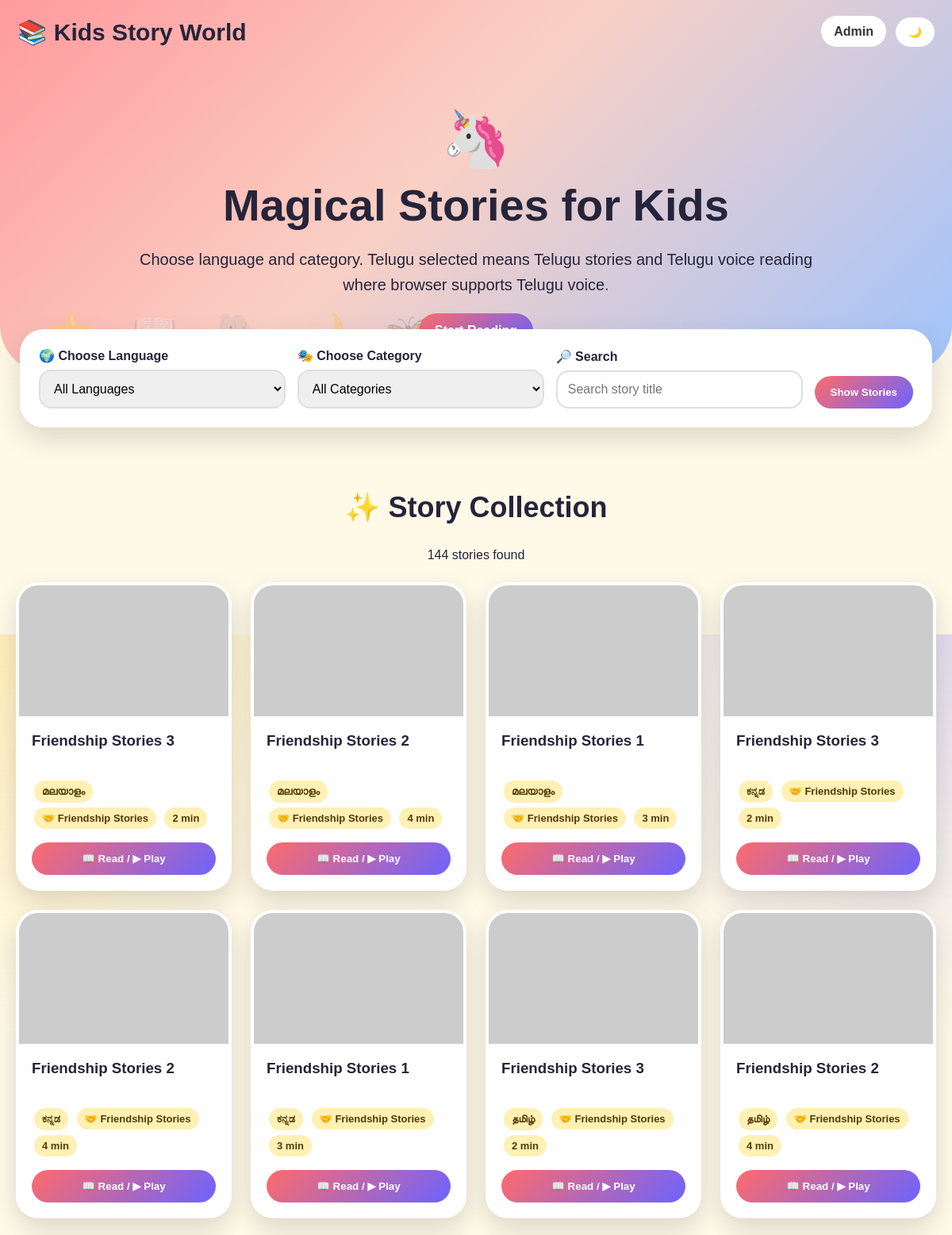
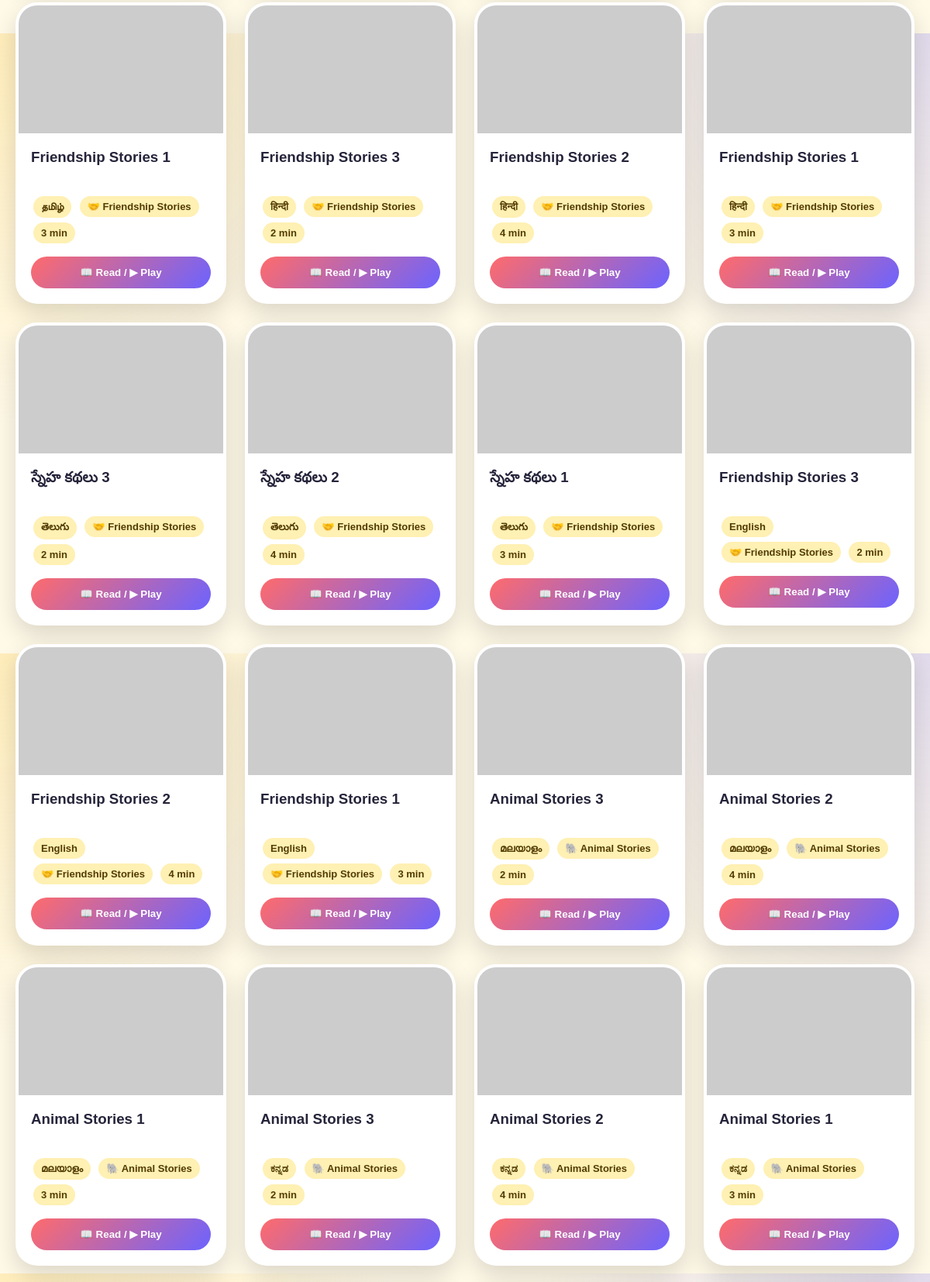
The page / (upper part) on the database its author committed (2 pictures, top to bottom).
### tables this page shows
CREATE TABLE stories (
  id INT AUTO_INCREMENT PRIMARY KEY,
  title VARCHAR(255) NOT NULL,
  language_code VARCHAR(10) NOT NULL,
  category_slug VARCHAR(50) NOT NULL,
  story_text TEXT NOT NULL,
  age_group VARCHAR(20) DEFAULT '4-10',
  reading_time VARCHAR(20) DEFAULT '3 min',
  image_url VARCHAR(500),
  created_at TIMESTAMP DEFAULT CURRENT_TIMESTAMP,
  FOREIGN KEY (language_code) REFERENCES languages(code),
  FOREIGN KEY (category_slug) REFERENCES categories(slug)
);

CREATE TABLE languages (
  id INT AUTO_INCREMENT PRIMARY KEY,
  code VARCHAR(10) NOT NULL UNIQUE,
  name VARCHAR(100) NOT NULL,
  voice_code VARCHAR(20) NOT NULL
);

CREATE TABLE categories (
  id INT AUTO_INCREMENT PRIMARY KEY,
  slug VARCHAR(50) NOT NULL UNIQUE,
  name VARCHAR(100) NOT NULL,
  telugu_name VARCHAR(100) NOT NULL,
  icon VARCHAR(20) NOT NULL
);

### index.php (the view, shortened to what this page needs)
<?php
require_once "config.php";
$search = $_GET['search'] ?? '';
$sql = "SELECT s.*, l.name AS language_name, l.voice_code, c.name AS category_name, c.telugu_name, c.icon
        FROM stories s
        JOIN languages l ON s.language_code = l.code
        JOIN categories c ON s.category_slug = c.slug
        WHERE 1=1";
$params = [];
$sql .= " ORDER BY s.id DESC";
$stmt = $pdo->prepare($sql);
$stmt->execute($params);
$stories = $stmt->fetchAll(PDO::FETCH_ASSOC);
?>
<!DOCTYPE html>
<html lang="en">
<head>
  <link rel="stylesheet" href="style.css">
</head>
<body>
<header class="hero">
  <nav>
    <h1>📚 Kids Story World</h1>
    <div>
      <a href="admin.php" class="admin-link">Admin</a>
      <button onclick="toggleTheme()">🌙</button>
    </div>
  </nav>
  <div class="hero-content">
    <div class="floating">🦄</div>
    <h2>Magical Stories for Kids</h2>
    <p>Choose language and category. Telugu selected means Telugu stories and Telugu voice reading where browser supports Telugu voice.</p>
    <a href="#stories" class="start-btn">Start Reading</a>
  </div>
</header>
<section class="filters">
  <form method="GET">
    <div>
      <label>🌍 Choose Language</label>
      <select name="lang">
        <option value="all">All Languages</option>
      </select>
    </div>
    <div>
      <label>🎭 Choose Category</label>
      <select name="cat">
        <option value="all">All Categories</option>
      </select>
    </div>
    <div>
      <label>🔎 Search</label>
      <input type="text" name="search" value="<?= htmlspecialchars($search) ?>" placeholder="Search story title">
    </div>
    <button class="filter-btn" type="submit">Show Stories</button>
  </form>
</section>
<main id="stories">
  <h2 class="section-title">✨ Story Collection</h2>
  <p class="count"><?= count($stories) ?> stories found</p>
  <div class="story-grid">
    <?php foreach($stories as $story): ?>
      <div class="card">
        <img src="<?= htmlspecialchars($story['image_url']) ?>" alt="Story">
        <div class="card-body">
          <h3><?= htmlspecialchars($story['title']) ?></h3>
          <span class="badge"><?= htmlspecialchars($story['language_name']) ?></span>
          <span class="badge"><?= htmlspecialchars($story['icon'] . " " . $story['category_name']) ?></span>
          <span class="badge"><?= htmlspecialchars($story['reading_time']) ?></span>
          <button class="read-btn"
            onclick='openStory(<?= json_encode($story, JSON_UNESCAPED_UNICODE | JSON_HEX_APOS | JSON_HEX_QUOT) ?>)'>
            📖 Read / ▶ Play
          </button>
        </div>
      </div>
    <?php endforeach; ?>
  </div>
</main>
</body>
</html>

### style.css (style rules this page uses)
:root { --bg: #fff9e8; --card: #ffffff; --text: #25243a; --primary: #ff6b6b; --secondary: #6c63ff; --third: #00c2a8; --shadow: rgba(0,0,0,0.14); }
* { box-sizing: border-box; }
body { margin: 0; font-family: Arial, sans-serif; background: radial-gradient(circle at top left, rgba(255,214,102,.35), transparent 35%), radial-gradient(circle at top right, rgba(108,99,255,.20), transparent 35%), var(--bg); color: var(--text); }
.hero { min-height: 470px; padding: 22px; background: linear-gradient(135deg, #ff9a9e, #fad0c4 45%, #a1c4fd); border-bottom-left-radius: 60px; border-bottom-right-radius: 60px; position: relative; overflow: hidden; }
.hero::after { content: "⭐ 📖 🐘 🌙 🦋 ✨"; position: absolute; bottom: 25px; left: 5%; font-size: 46px; opacity: .28; letter-spacing: 18px; }
nav { display: flex; justify-content: space-between; align-items: center; position: relative; z-index: 2; }
nav h1 { margin: 0; font-size: 30px; }
nav button, .admin-link { border: none; background: white; color: #333; padding: 11px 16px; border-radius: 30px; font-weight: bold; text-decoration: none; margin-left: 8px; cursor: pointer; }
.hero-content { text-align: center; max-width: 850px; margin: 75px auto 0; position: relative; z-index: 2; }
.floating { font-size: 70px; animation: float 2s infinite alternate; }
.hero-content h2 { font-size: 56px; margin: 10px 0; }
.hero-content p { font-size: 20px; line-height: 1.6; }
.start-btn, .filter-btn, .read-btn, .player button { border: none; background: linear-gradient(135deg, var(--primary), var(--secondary)); color: white; padding: 13px 20px; border-radius: 30px; font-weight: bold; cursor: pointer; text-decoration: none; display: inline-block; }
.filters { max-width: 1150px; margin: -55px auto 30px; background: var(--card); border-radius: 30px; padding: 24px; box-shadow: 0 14px 35px var(--shadow); position: relative; z-index: 5; }
.filters form { display: grid; grid-template-columns: 1fr 1fr 1fr auto; gap: 15px; align-items: end; }
label { display: block; margin-bottom: 8px; font-weight: bold; }
select, input, textarea { width: 100%; border: 2px solid #dedede; border-radius: 16px; padding: 13px; font-size: 16px; outline: none; }
main { max-width: 1230px; margin: auto; padding: 20px; }
.section-title, .count { text-align: center; }
.section-title { font-size: 36px; }
.story-grid { display: grid; grid-template-columns: repeat(4, 1fr); gap: 24px; margin-top: 25px; }
.card { background: var(--card); border-radius: 28px; overflow: hidden; box-shadow: 0 12px 30px var(--shadow); transition: .25s; border: 4px solid rgba(255,255,255,.5); }
.card img { width: 100%; height: 165px; object-fit: cover; }
.card-body { padding: 16px; }
.card h3 { margin: 0 0 10px; min-height: 48px; }
.badge { display: inline-block; background: #fff0b3; color: #513b00; padding: 6px 10px; border-radius: 20px; margin: 3px; font-size: 13px; font-weight: bold; }
.read-btn { width: 100%; margin-top: 14px; }

### rows shown on the page
stories: title "Friendship Stories 3", languages.name "മലയാളം", categories.icon+name "🤝 Friendship Stories", reading_time "2 min"
stories: title "Friendship Stories 2", languages.name "മലയാളം", categories.icon+name "🤝 Friendship Stories", reading_time "4 min"
stories: title "Friendship Stories 1", languages.name "മലയാളം", categories.icon+name "🤝 Friendship Stories", reading_time "3 min"
stories: title "Friendship Stories 3", languages.name "ಕನ್ನಡ", categories.icon+name "🤝 Friendship Stories", reading_time "2 min"
stories: title "Friendship Stories 2", languages.name "ಕನ್ನಡ", categories.icon+name "🤝 Friendship Stories", reading_time "4 min"
stories: title "Friendship Stories 1", languages.name "ಕನ್ನಡ", categories.icon+name "🤝 Friendship Stories", reading_time "3 min"
stories: title "Friendship Stories 3", languages.name "தமிழ்", categories.icon+name "🤝 Friendship Stories", reading_time "2 min"
stories: title "Friendship Stories 2", languages.name "தமிழ்", categories.icon+name "🤝 Friendship Stories", reading_time "4 min"
stories: title "Friendship Stories 1", languages.name "தமிழ்", categories.icon+name "🤝 Friendship Stories", reading_time "3 min"
stories: title "Friendship Stories 3", languages.name "हिन्दी", categories.icon+name "🤝 Friendship Stories", reading_time "2 min"
stories: title "Friendship Stories 2", languages.name "हिन्दी", categories.icon+name "🤝 Friendship Stories", reading_time "4 min"
stories: title "Friendship Stories 1", languages.name "हिन्दी", categories.icon+name "🤝 Friendship Stories", reading_time "3 min"
stories: title "స్నేహ కథలు 3", languages.name "తెలుగు", categories.icon+name "🤝 Friendship Stories", reading_time "2 min"
stories: title "స్నేహ కథలు 2", languages.name "తెలుగు", categories.icon+name "🤝 Friendship Stories", reading_time "4 min"
stories: title "స్నేహ కథలు 1", languages.name "తెలుగు", categories.icon+name "🤝 Friendship Stories", reading_time "3 min"
stories: title "Friendship Stories 3", languages.name "English", categories.icon+name "🤝 Friendship Stories", reading_time "2 min"
stories: title "Friendship Stories 2", languages.name "English", categories.icon+name "🤝 Friendship Stories", reading_time "4 min"
stories: title "Friendship Stories 1", languages.name "English", categories.icon+name "🤝 Friendship Stories", reading_time "3 min"
stories: title "Animal Stories 3", languages.name "മലയാളം", categories.icon+name "🐘 Animal Stories", reading_time "2 min"
stories: title "Animal Stories 2", languages.name "മലയാളം", categories.icon+name "🐘 Animal Stories", reading_time "4 min"
stories: title "Animal Stories 1", languages.name "മലയാളം", categories.icon+name "🐘 Animal Stories", reading_time "3 min"
stories: title "Animal Stories 3", languages.name "ಕನ್ನಡ", categories.icon+name "🐘 Animal Stories", reading_time "2 min"
stories: title "Animal Stories 2", languages.name "ಕನ್ನಡ", categories.icon+name "🐘 Animal Stories", reading_time "4 min"
stories: title "Animal Stories 1", languages.name "ಕನ್ನಡ", categories.icon+name "🐘 Animal Stories", reading_time "3 min"

### other values the page prints
count($stories) "144"
